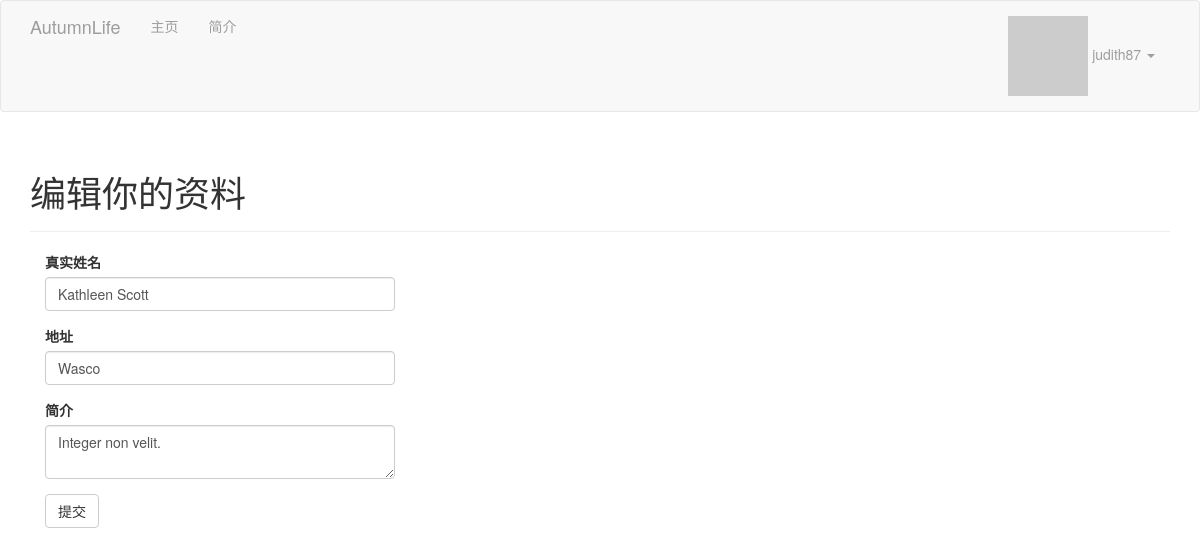
Page /edit-profile (signed in) on the committed database.
### app/models.py (models this page shows, shortened)
class User(UserMixin, db.Model):
    __tablename__ = 'users'
    id = db.Column(db.Integer, primary_key=True)
    email = db.Column(db.String(64), unique=True, index=True)
    username = db.Column(db.String(64), unique=True, index=True)
    role_id = db.Column(db.Integer, db.ForeignKey('roles.id'))
    sex = db.Column(db.Integer, default=1)
    password_hash = db.Column(db.String(128))
    confirmed = db.Column(db.Boolean, default=False)
    name = db.Column(db.String(64))
    location = db.Column(db.String(64))  # 所在地
    about_me = db.Column(db.Text())  # 自我介绍
    member_since = db.Column(db.DateTime(),  default=datetime.now) # 注册日期
    last_seen = db.Column(db.DateTime(), default=datetime.now)  # 最后访问日期
    avatar_hash = db.Column(db.String(32))
    posts = db.relationship('Post', backref='author', lazy='dynamic')
    @property
    def password(self):     # 试图读取password的值将会报错
        raise AttributeError('password is not a readable attribute')
    def ping(self):
        self.last_seen = datetime.utcnow()
        db.session.add(self)
    def gravatar(self, size=100, default='identicon', rating='g'):
        if request.is_secure:
            url = 'https://secure.gravatar.com/avatar'
        else:
            url = 'http://www.gravatar.com/avatar'
        hhash = self.avatar_hash or hashlib.md5(self.email.encode('utf-8')).hexdigest()
        return '{url}/{hhash}?s={size}&d={default}&r={rating}'.format(
            url=url, hhash=hhash, size=size, default=default, rating=rating
        )

### app/main/views.py (the view, shortened to what this page needs)
@main.route('/edit-profile', methods=['GET', 'POST'])
@login_required
def edit_profile():
    form = EditProfileForm()
    form.name.data = current_user.name
    form.location.data = current_user.location
    form.about_me.data = current_user.about_me
    return render_template('edit_profile.html', form=form)

### app/main/forms.py
class EditProfileForm(FlaskForm):
    name = StringField(u'真实姓名', validators=[Length(0, 64)])
    location = StringField(u'地址', validators=[Length(0, 64)])
    about_me = TextAreaField(u'简介')
    submit = SubmitField(u'提交')

### app/auth/views.py (called while the page is built)
@auth.before_app_request
def before_request():
    if current_user.is_authenticated:
        current_user.ping()
        if not current_user.confirmed \
                and request.endpoint[:5] != 'auth.' \
                and request.endpoint != 'static':
            return redirect(url_for('auth.unconfirmed'))

### app/main/__init__.py (called while the page is built)
@main.app_context_processor
def inject_permissions():
    return dict(Permission=Permission)

### app/models.py (called while the page is built)
@login_manager.user_loader
def load_user(user_id):         # 加载用户的回调函数
    return User.query.get(int(user_id))

### app/templates/edit_profile.html
{% extends "base.html" %}
{% import "bootstrap/wtf.html" as wtf %}
{% block page_content %}
<div class="page-header">
    <h1>编辑你的资料</h1>
</div>
<div class="col-md-4">
    {{ wtf.quick_form(form) }}
</div>
{% endblock %}

### app/templates/base.html (shortened to what this page needs)
{% extends "bootstrap/base.html" %}
{% block head %}
    {{ super() }}
    <link rel="stylesheet" type="text/css" href="{{ url_for('static', filename='styles.css') }}">
{% endblock %}
{% block navbar %}
    <div class="navbar navbar-inverse" role="navigtion">
    <div class="container">
        <div class="navbar-header">
            <a href="/" class="navbar-brand">AutumnLife</a>
        </div>
        <div class="navbar-collapse collapse">
            <ul class="nav navbar-nav">
                <li><a href="/">主页</a></li>
                {% if current_user.is_authenticated %}
                <li>
                    <a href="{{ url_for('main.user', username=current_user.username) }}">简介</a>
                </li>
                {% endif %}
            </ul>
            <ul class="nav navbar-nav navbar-right">
                {% if current_user.is_authenticated %}
                <li class="dropdown">
                    <a href="#" class="dropdown-toggle" data-toggle="dropdown">
                        <img src="{{ current_user.gravatar(size=35) }}">
                        {{ current_user.username }} <b class="caret"></b>
                    </a>
                </li>
                {% else %}
                <li><a href="{{ url_for('auth.login') }}">登录</a></li>
                {% endif %}
            </ul>
        </div>
    </div>
</div>
{% endblock %}
{% block content %}
    <div class="container">
    {% block page_content %}{% endblock %}
    </div>
{% endblock %}

### app/static/styles.css (style rules this page uses)
.navbar-inverse { background-color: #f8f8f8; border-color: #e7e7e7; }

### rows in the picture
User: username "judith87", name "Kathleen Scott", location "Wasco", about_me "Integer non velit."
